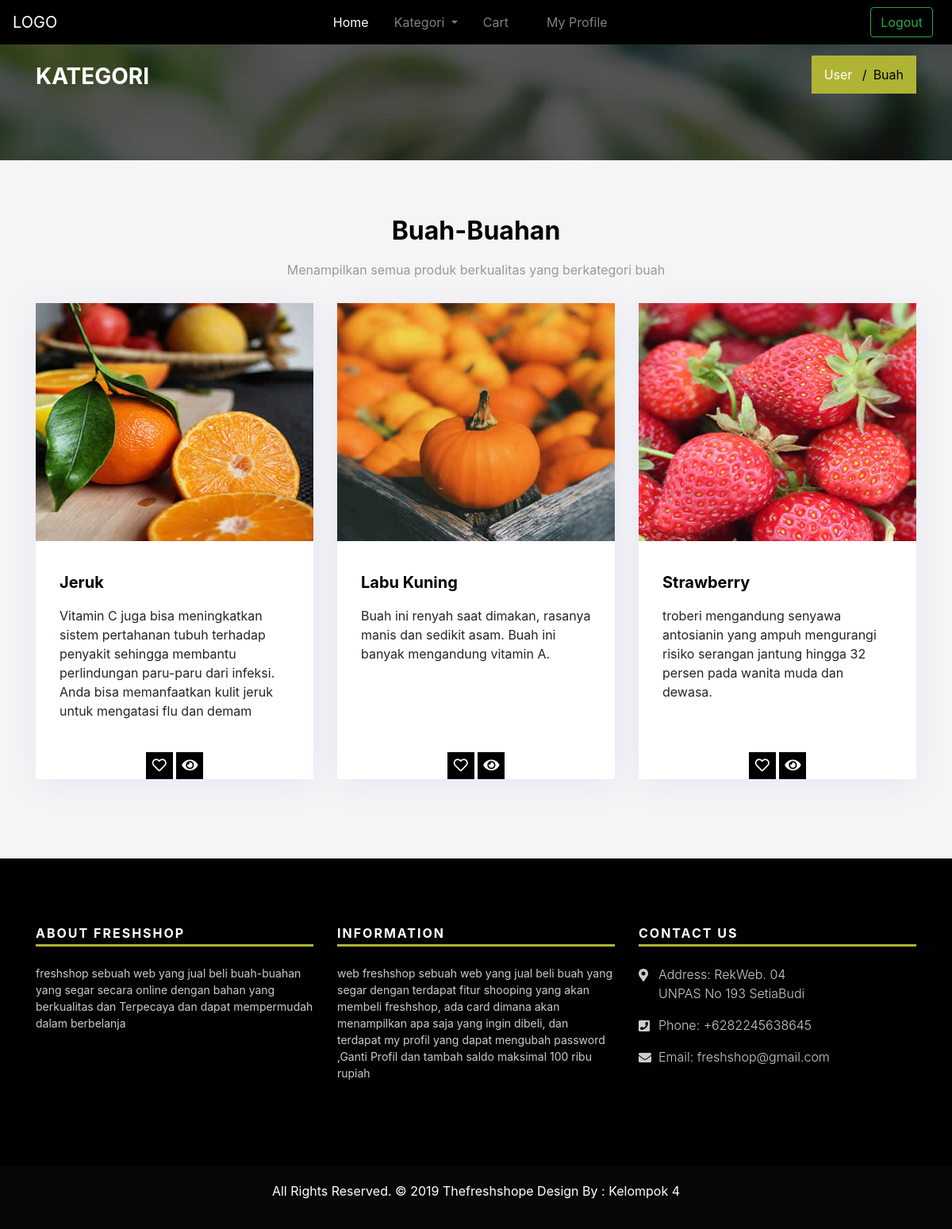
Screenshot of /index.php/user/buah with the database file from the repository.
### tables this page shows
CREATE TABLE `barang` (
  `id_barang` int(11) NOT NULL,
  `nama_barang` varchar(100) NOT NULL,
  `jenis_barang` varchar(128) NOT NULL,
  `harga_barang` varchar(100) NOT NULL,
  `stock_barang` int(11) NOT NULL,
  `image` varchar(100) NOT NULL,
  `deskripsi_barang` varchar(255) NOT NULL
);

### application/controllers/User.php (called while the page is built, shortened)
<?php
class User extends CI_Controller
    {
    public function __construct() {
        $this->load->model('Admin_model');
    }
     public function buah(){
            $data['title'] = 'R.A.F Shop';
            $this->db->select('*');
            $this->db->from('barang');
            $data['buah'] = $this->db->get()->result_array();
            $this->load->view('templates/topbar', $data);
            $this->load->view('user/buah');
            $this->load->view('templates/ecommerce_footer');
    }
}

### index.php (called while the page is built, shortened)
<?php
require_once BASEPATH.'core/CodeIgniter.php';

### application/views/user/buah.php (the view)
<div class="all-title-box">
    <div class="container">
        <div class="row">
            <div class="col-lg-12">
                <h2>KATEGORI</h2>
                <ul class="breadcrumb">
                    <li class="breadcrumb-item"><a href="">User</a></li>
                    <li class="breadcrumb-item active">Buah</li>
                </ul>
            </div>
        </div>
    </div>
</div>
<div class="latest-blog">
    <div class="container">
        <div class="row">
            <div class="col-lg-12">
                <div class="title-all text-center">
                    <h1>Buah-Buahan</h1>
                    <p>Menampilkan semua produk berkualitas yang berkategori buah</p>
                </div>
            </div>
        </div>
        <div class="row">
            <?php foreach ($buah as $key ): ?>
            <div class="col-md-6 col-lg-4 col-xl-4">
                <div class="blog-box">
                    <div class="blog-img">
                        <img class="img-fluid" src="<?= base_url('assets/img/barang/')?><?= $key['image'] ?>" alt="" />
                    </div>
                    <div class="blog-content">
                        <div class="title-blog">
                            <h3><?= $key['nama_barang']?></h3>
                            <p><?= $key['deskripsi_barang']?></p>
                        </div>
                        <ul class="option-blog">
                            <li><a href="#"><i class="far fa-heart"></i></a></li>
                            <li><a href="#"><i class="fas fa-eye"></i></a></li>
                        </ul>
                    </div>
                </div>
            </div>
            <?php endforeach ?>
        </div>
    </div>
</div>

### assets/css/style.css (style rules this page uses)
a { color: #1f1f1f; text-decoration: none !important; outline: none !important; -webkit-transition: all .3s ease-in-out; -moz-transition: all .3s ease-in-out; -ms-transition: all .3s ease-in-out; -o-transition: all .3s ease-in-out; transition: all .3s ease-in-out; }
h1, h2, h3, h4, h5, h6 { letter-spacing: 0; font-weight: normal; position: relative; padding: 0 0 10px 0; font-weight: normal; line-height: 120% !important; color: #1f1f1f; margin: 0 }
h1 { font-size: 24px }
h2 { font-size: 22px }
h3 { font-size: 18px }
a { color: #1f1f1f; text-decoration: none; outline: none; }
a, .btn { text-decoration: none !important; outline: none !important; -webkit-transition: all .3s ease-in-out; -moz-transition: all .3s ease-in-out; -ms-transition: all .3s ease-in-out; -o-transition: all .3s ease-in-out; transition: all .3s ease-in-out; }
ul, li, ol { list-style: none; margin: 0px; padding: 0px; }
p { margin: 0px; }
.title-all { margin-bottom: 30px; }
.title-all h1 { font-size: 32px; font-weight: 700; color: #000000; }
.title-all p { color: #999999; font-size: 16px; }
.latest-blog { padding: 70px 0px; background: #f5f5f5; }
.blog-box { -webkit-box-shadow: 0px 5px 35px 0px rgba(148, 146, 245, 0.15); box-shadow: 0px 5px 35px 0px rgba(148, 146, 245, 0.15); background: #ffffff; margin-bottom: 30px; }
.blog-content { position: relative; }
.title-blog { padding: 40px 30px 40px 30px; height: 300px; }
.title-blog h3 { font-size: 20px; font-weight: 700; color: #000000; }
.title-blog p { margin: 0px; }
.option-blog { position: absolute; bottom: 0px; left: 0px; right: 0px; margin: 0 auto; text-align: center; }
.option-blog li { display: inline-block; }
.option-blog li a { background: #000000; display: inline-block; font-size: 18px; color: #ffffff; width: 34px; height: 34px; text-align: center; line-height: 34px; }
.all-title-box { background: url("../img/banner-02.jpg") no-repeat center center; -webkit-background-size: cover; -moz-background-size: cover; -ms-background-size: cover; -o-background-size: cover; background-size: cover; text-align: center; background-attachment: fixed; padding: 70px 0px; position: relative; }
.all-title-box::before { background: rgba(0,0,0,0.6); content: ""; position: absolute; z-index: 0; width: 100%; height: 100%; left: 0px; top: 0px; }
.all-title-box h2 { font-size: 28px; font-weight: 700; color: #ffffff; float: left; padding: 10px 0px; }
.all-title-box .breadcrumb { background: #b0b435; margin: 0px; display: inline-block; border-radius: 0px; float: right; }
.all-title-box .breadcrumb li { display: inline-block; color: #000000; font-size: 16px; }
.all-title-box .breadcrumb li a { color: #ffffff; font-size: 16px; }
.all-title-box .breadcrumb-item + .breadcrumb-item::before { color: #000000; }

### rows the page displays
barang: image (picture), nama_barang "Jeruk", deskripsi_barang "Vitamin C juga bisa meningkatkan sistem pertahanan tubuh terhadap penyakit sehingga membantu perlindungan paru-paru dari infeksi. Anda bisa memanfaatkan kulit jeruk untuk mengatasi flu dan demam"
barang: image (picture), nama_barang "Labu Kuning", deskripsi_barang "Buah ini renyah saat dimakan, rasanya manis dan sedikit asam. Buah ini banyak mengandung vitamin A."
barang: image (picture), nama_barang "Strawberry", deskripsi_barang "troberi mengandung senyawa antosianin yang ampuh mengurangi risiko serangan jantung hingga 32 persen pada wanita muda dan dewasa."
